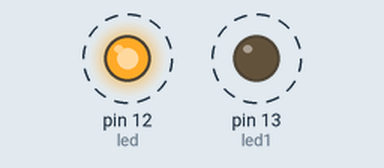
This sketch was run on a simulated Arduino Uno, built with avr-gcc and run on an emulated ATmega328P. On the bench: output pins drawn as LEDs (lit = HIGH). Dashed ring = blinking.

Above: at 0.5 s.
Timing chart, 0 to 4.6 s (numbered marks = the images above):
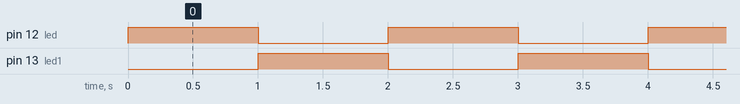

Measured:
- by itself, pin 12 (led), pin 13 (led1): alternates HIGH for 1.0 s and LOW for 1.0 s

The sketch:

motor.ino
```cpp
const int led=12;
const int led1=13;

void setup() {
pinMode (led , OUTPUT);
pinMode (led1 , OUTPUT);
}
void loop() {
digitalWrite(led,HIGH);
digitalWrite(led1,LOW);
delay (1000);
digitalWrite(led,LOW);
digitalWrite(led1,HIGH);
delay(1000);

}
```
